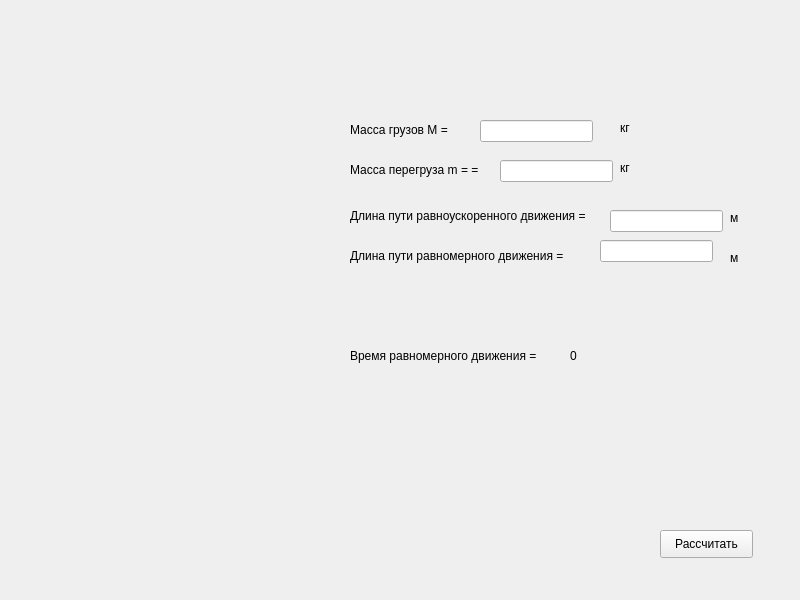
<?xml version="1.0" encoding="UTF-8"?>
<ui version="4.0">
 <class>MainWindow</class>
 <widget class="QMainWindow" name="MainWindow">
  <property name="geometry">
   <rect>
    <x>0</x>
    <y>0</y>
    <width>800</width>
    <height>600</height>
   </rect>
  </property>
  <property name="windowTitle">
   <string>Прибор Атвуда</string>
  </property>
  <widget class="QWidget" name="centralwidget">
   <widget class="QLineEdit" name="Mass_box">
    <property name="geometry">
     <rect>
      <x>480</x>
      <y>120</y>
      <width>113</width>
      <height>22</height>
     </rect>
    </property>
   </widget>
   <widget class="QLabel" name="Mass">
    <property name="geometry">
     <rect>
      <x>350</x>
      <y>120</y>
      <width>111</width>
      <height>20</height>
     </rect>
    </property>
    <property name="text">
     <string>Масса грузов М =</string>
    </property>
   </widget>
   <widget class="QLabel" name="Extra_Mass">
    <property name="geometry">
     <rect>
      <x>350</x>
      <y>160</y>
      <width>131</width>
      <height>20</height>
     </rect>
    </property>
    <property name="text">
     <string>Масса перегруза m = =</string>
    </property>
   </widget>
   <widget class="QLabel" name="Lenght_a">
    <property name="geometry">
     <rect>
      <x>350</x>
      <y>190</y>
      <width>261</width>
      <height>51</height>
     </rect>
    </property>
    <property name="text">
     <string>Длина пути равноускоренного движения =</string>
    </property>
    <property name="wordWrap">
     <bool>false</bool>
    </property>
    <property name="buddy">
     <cstring></cstring>
    </property>
   </widget>
   <widget class="QLabel" name="Length">
    <property name="geometry">
     <rect>
      <x>350</x>
      <y>230</y>
      <width>261</width>
      <height>51</height>
     </rect>
    </property>
    <property name="text">
     <string>Длина пути равномерного движения =</string>
    </property>
    <property name="wordWrap">
     <bool>false</bool>
    </property>
    <property name="buddy">
     <cstring></cstring>
    </property>
   </widget>
   <widget class="QLabel" name="Time">
    <property name="geometry">
     <rect>
      <x>350</x>
      <y>330</y>
      <width>211</width>
      <height>51</height>
     </rect>
    </property>
    <property name="text">
     <string>Время равномерного движения =</string>
    </property>
    <property name="wordWrap">
     <bool>false</bool>
    </property>
    <property name="buddy">
     <cstring></cstring>
    </property>
   </widget>
   <widget class="QLabel" name="Time_result">
    <property name="geometry">
     <rect>
      <x>570</x>
      <y>345</y>
      <width>61</width>
      <height>21</height>
     </rect>
    </property>
    <property name="text">
     <string>0</string>
    </property>
    <property name="wordWrap">
     <bool>false</bool>
    </property>
    <property name="buddy">
     <cstring></cstring>
    </property>
   </widget>
   <widget class="QLineEdit" name="Extra_mass_box">
    <property name="geometry">
     <rect>
      <x>500</x>
      <y>160</y>
      <width>113</width>
      <height>22</height>
     </rect>
    </property>
   </widget>
   <widget class="QLineEdit" name="Lenght_a_box">
    <property name="geometry">
     <rect>
      <x>610</x>
      <y>210</y>
      <width>113</width>
      <height>22</height>
     </rect>
    </property>
   </widget>
   <widget class="QLineEdit" name="Lenght_box">
    <property name="geometry">
     <rect>
      <x>600</x>
      <y>240</y>
      <width>113</width>
      <height>22</height>
     </rect>
    </property>
   </widget>
   <widget class="QPushButton" name="pushButton">
    <property name="geometry">
     <rect>
      <x>660</x>
      <y>530</y>
      <width>93</width>
      <height>28</height>
     </rect>
    </property>
    <property name="text">
     <string>Рассчитать</string>
    </property>
   </widget>
   <widget class="QLabel" name="label">
    <property name="geometry">
     <rect>
      <x>620</x>
      <y>120</y>
      <width>55</width>
      <height>16</height>
     </rect>
    </property>
    <property name="text">
     <string>кг</string>
    </property>
   </widget>
   <widget class="QLabel" name="label_2">
    <property name="geometry">
     <rect>
      <x>620</x>
      <y>160</y>
      <width>55</width>
      <height>16</height>
     </rect>
    </property>
    <property name="text">
     <string>кг</string>
    </property>
   </widget>
   <widget class="QLabel" name="label_3">
    <property name="geometry">
     <rect>
      <x>730</x>
      <y>210</y>
      <width>55</width>
      <height>16</height>
     </rect>
    </property>
    <property name="text">
     <string>м</string>
    </property>
   </widget>
   <widget class="QLabel" name="label_4">
    <property name="geometry">
     <rect>
      <x>730</x>
      <y>250</y>
      <width>55</width>
      <height>16</height>
     </rect>
    </property>
    <property name="text">
     <string>м</string>
    </property>
   </widget>
  </widget>
 </widget>
 <resources/>
 <connections/>
</ui>
